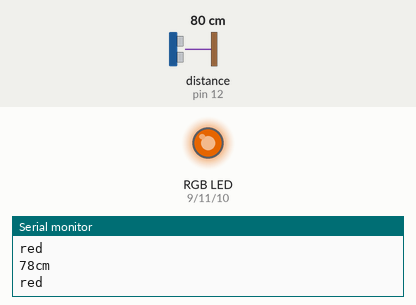
Recording of a sketch running on a simulated Arduino Uno, built with avr-gcc and run on an emulated ATmega328P. On the bench: an RGB LED mixed from three pins (HIGH = lit), the last lines printed to the serial monitor. Wiring (inferred from the names in the program): ultrasonic range finder: trigger pin 13; echo pin 12. Inputs (shaded band) come from the test bench; at power-on: distance to the obstacle (sensor on pin 12) 80 cm. The echo pulse lasts 58.3 µs per cm; dim RGB values are drawn brighter than linear; pins used as bus, display or sensor lines are not drawn.

Above: at 1.2 s.
1.3 s: distance to the obstacle (sensor on pin 12) set to 35 cm
At 1.6 s:
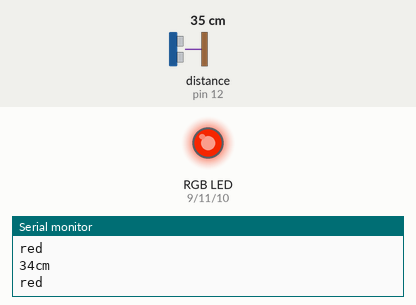
2.8 s: distance to the obstacle (sensor on pin 12) set to 250 cm
At 3.7 s:
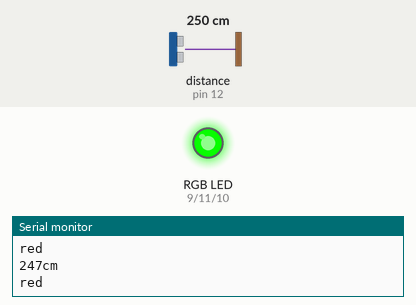
4.3 s: distance to the obstacle (sensor on pin 12) set to 4 cm
At 5.4 s:
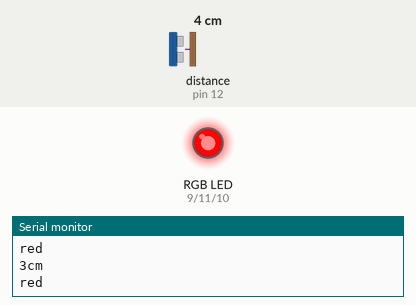
Timing chart, 0 to 7.3 s (numbered marks = the images above; inputs shaded):
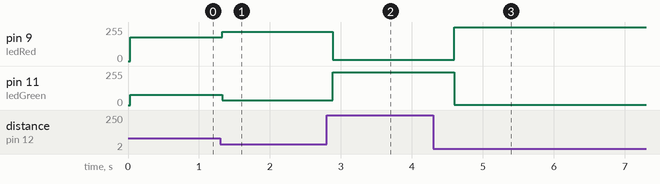

The sketch:

led_stripe_fade_in_ultrashall_1.ino
```cpp
#include "SR04.h"
#define TRIG_PIN 13
#define ECHO_PIN 12

const int ledRed =9;
const int ledGreen =11;
const int ledBlue =10;
const int ownDelay =1000;

SR04 sr04 = SR04(ECHO_PIN,TRIG_PIN);
const int d = 300;
long a;

void setup() {
  pinMode(ledRed,OUTPUT);
  pinMode(ledGreen,OUTPUT);
  pinMode(ledBlue,OUTPUT);
  Serial.begin(9600);
}

void loop() {
  a=sr04.Distance();
  Serial.print(a); Serial.println("cm");
  //if(a > 0 && a <= 210){
    Serial.println("red");
    setColor(255 -a%256,a%256,0, a%256);
  //}
  /*if(a > 100 && a <=200){
    Serial.println("green");
    setColor(0,0,255, d);
  }
  if(a > 210 && a <=400){
    Serial.println("blue");
    setColor(0,0,255, 0);
  }
  /*if(a > 300){
    Serial.println("violett");
    setColor(255, 0, 255, d);
  }*/

}

void setColor(int r, int g, int b, int d){
  analogWrite(ledRed, r);
  analogWrite(ledGreen, g);
  analogWrite(ledBlue, b);
  delay(d) ;
}

void resetColor(){
  setColor(0,0,0, d);
}
```

SR04.cpp
```cpp
#include "SR04.h"

SR04::SR04(int echoPin, int triggerPin) {
    _echoPin = echoPin;
    _triggerPin = triggerPin;
    pinMode(_echoPin, INPUT);
    pinMode(_triggerPin, OUTPUT);
    _autoMode = false;
    _distance = 999;
}


long SR04::Distance() {
    long d = 0;
    _duration = 0;
    digitalWrite(_triggerPin, LOW);
    delayMicroseconds(2);
    digitalWrite(_triggerPin, HIGH);
    delayMicroseconds(10);
    digitalWrite(_triggerPin, LOW);
    delayMicroseconds(2);
    _duration = pulseIn(_echoPin, HIGH, PULSE_TIMEOUT);
    d = MicrosecondsToCentimeter(_duration);
    delay(25);
    return d;
}

long SR04::DistanceAvg(int wait, int count) {
    long min, max, avg, d;
    min = 999;
    max = 0;
    avg = d = 0;

    if (wait < 25) {
        wait = 25;
    }

    if (count < 1) {
        count = 1;
    }

    for (int x = 0; x < count + 2; x++) {
        d = Distance();

        if (d < min) {
            min = d;
        }

        if (d > max) {
            max = d;
        }

        avg += d;
    }

    // substract highest and lowest value
    avg -= (max + min);
    // calculate average
    avg /= count;
    return avg;
}

void SR04::Ping() {
    _distance = Distance();
}

long SR04::getDistance() {
    return _distance;
}

long SR04::MicrosecondsToCentimeter(long duration) {
    long d = (duration * 100) / 5882;
    //d = (d == 0)?999:d;
    return d;
}
```

SR04.h
```cpp
#ifndef SR04_H
#define SR04_H

#if defined(ARDUINO) && ARDUINO >= 100
	#include "Arduino.h"
#else
	#include "WProgram.h"
#endif
//#include "pins_arduino.h"

#include <inttypes.h>

#define PULSE_TIMEOUT 150000L	// 100ms
#define DEFAULT_DELAY 10
#define DEFAULT_PINGS 5
class SR04 {
public:

	/**
	* Constructor
	* Ultrasonic sensor SR04, four connections pins
	* VCC, ECHO, TRIGGER, GND
	* <br>
	* \param echoPin digital INPUT-Pin for measuring distance
	* \param triggerPin if 10us high a trigger signal is generated from
	*					SR04
	*
	* \return void
	*/
	SR04(int echoPin, int triggerPin);

	/**
	* Do a measurment for this sensor. Return distance as long
	* in centimenter
	* \return long distance in centimeter
	*/
	long Distance();

	/**
	* Do count measurents and calculate the average.
	* To avoid defilement from ow/high peaks, min/max values
	* are substracted from the average
	*
	* \param wait delay between measurements, default = DEFAULT_DELAY/ms
	* \param count number of measurements, default DEFAULT_PINGS
	* \return long distance in centimeter
	**/
	long DistanceAvg(int wait=DEFAULT_DELAY, int count=DEFAULT_PINGS);

	/**
	* Do only a ping. Get result with methode getDistance()
	*
	* \param keine
	*/
	void Ping() ;

	/**
	* return latest distance. Methode Ping() should be called before
	* \param keine
	* \return Distanz in Zentimeter
	*/
	long getDistance();


private:
	/**
	* Do the measurement calculation and return result in centimeter
	* SR04 measure echo time to obstacle and return way.
	* <br>
	* Sound travels with 340m/sec
	* <br>
	* Example: Obstace 100cm away from SR04. Measure time is 100cm to
	* obstacle and 100cm return = 200cm
	* <br>
	* 1sec = 1000ms = 1.000.000uS
	* 1.000.000 / 340 = Distance in microseconds for 100cm
	* 2941uS fuer 100cm = 5882 uS fuer 200cm
	*
	* duration / 5882 * 100 = distance in cm
	*/
	long MicrosecondsToCentimeter(long duration);

	long _currentDistance;
	int _echoPin, _triggerPin;
	long _duration, _distance;
	bool _autoMode;
};
#endif
```

Measured:
- after the input at 1.3 s, pin 9 (ledRed): 177/255 → 221/255 at once; pin 11 (ledGreen): 78/255 → 34/255 at once
- after the input at 2.8 s, pin 9 (ledRed): 221/255 → 8/255 after 0.09 s; pin 11 (ledGreen): 34/255 → 247/255 after 0.09 s
- after the input at 4.3 s, pin 9 (ledRed): 8/255 → 252/255 after 0.30 s; pin 11 (ledGreen): 247/255 → 3/255 after 0.30 s
